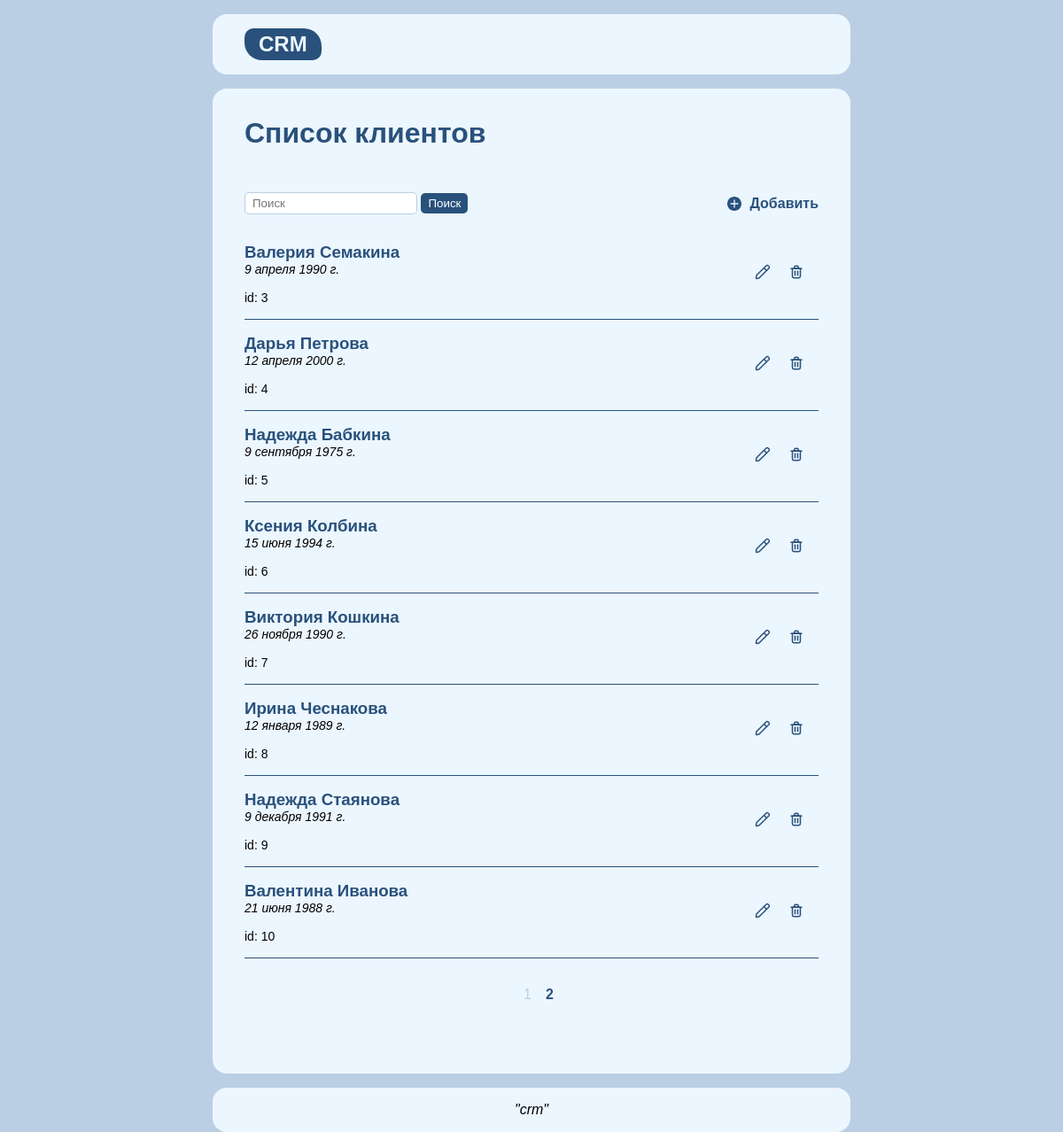
Screenshot of /list-clients/ with the database file from the repository.
### crm_app/models.py (models this page shows)
class Client(models.Model):
    first_name = models.CharField(max_length = 50, verbose_name='Имя')
    last_name = models.CharField(max_length = 100, verbose_name='Фамилия')
    birthday = models.DateField(verbose_name='День рождения')
    phone = models.CharField(max_length = 15, verbose_name='Телефон')
    email = models.EmailField(blank=True, verbose_name='Почта')
    comments = models.TextField(blank=True, verbose_name='Комментарии')

### crm_app/views.py (the view)
# urls.py: path('list-clients/', views.list_clients, name='list-clients'),
def list_clients(request):
    search = request.GET.get('search')
    if search:
        clients = Client.objects.filter(last_name__istartswith=search)| Client.objects.filter(first_name__istartswith=search)
    else:
        clients = Client.objects.all()
    paginator = Paginator(clients, 8)
    page_number = request.GET.get('page')
    page_objects = paginator.get_page(page_number)
    context = {'search':search, 'page_objects':page_objects,}
    return render(request,'clients/list_clients.html', context)

### crm_app/templates/clients/list_clients.html (shortened to what this page needs)
{% extends "list_objects.html" %}
{% load static %}
{% block h1 %}Список клиентов{% endblock h1 %}
{% block url_search %}{% url "list-clients" %}{% endblock url_search %}
{% block url_add %}{% url "add-client" %}{% endblock url_add %}
{% block list %}
    {% for client in page_objects %}
        <ul class = 'list'>
            <li class = 'item'>
                <div class='item-box-left'>
                    <a href='{% url "client-detail" client.id %}'>
                        <h3>{{client.first_name}} {{client.last_name}}</h3>
                    </a>
                    <div class='item-birthday'>{{client.birthday}}</div>
                    <div class='item-id'>id: {{client.id}}</div>
                </div>
                <div class='item-box-right'>
                    <a href='{% url "edit-client" client.id %}'>
                        <img src='{% static "icon/edit.svg" %}'>
                    </a>
                    <a href='{% url "delete-client" client.id %}'>
                        <img src='{% static "icon/delete.svg" %}'>
                    </a>
                </div>
            </li>
        </ul>
    {% endfor %}
{% endblock list %}

### crm_app/static/css/style.css (style rules this page uses)
* { margin: 0; padding: 0; }
body { font-family: sans-serif; background-color: #bacfe4; }
a { text-decoration: none; color: #29517c; font-weight: 700; }
.item { list-style: none; padding: 16px 0; border-bottom: solid 1px #29517c; display: flex; justify-content: space-between; align-items: center; }
.item-box-left a { display: block; }
.item-box-right { padding-right: 16px; }
.item-box-right a { margin-left: 16px; }
.item-birthday { font-size: 14px; font-style: italic; margin-bottom: 16px; }
.item-id { font-size: 14px; }

### rows the page displays
Client: first_name "Валерия", last_name "Семакина", birthday "9 апреля 1990 г.", id "3"
Client: first_name "Дарья", last_name "Петрова", birthday "12 апреля 2000 г.", id "4"
Client: first_name "Надежда", last_name "Бабкина", birthday "9 сентября 1975 г.", id "5"
Client: first_name "Ксения", last_name "Колбина", birthday "15 июня 1994 г.", id "6"
Client: first_name "Виктория", last_name "Кошкина", birthday "26 ноября 1990 г.", id "7"
Client: first_name "Ирина", last_name "Чеснакова", birthday "12 января 1989 г.", id "8"
Client: first_name "Надежда", last_name "Стаянова", birthday "9 декабря 1991 г.", id "9"
Client: first_name "Валентина", last_name "Иванова", birthday "21 июня 1988 г.", id "10"

### other values shown
{{ p }} "1"
{{ p }} "2"
